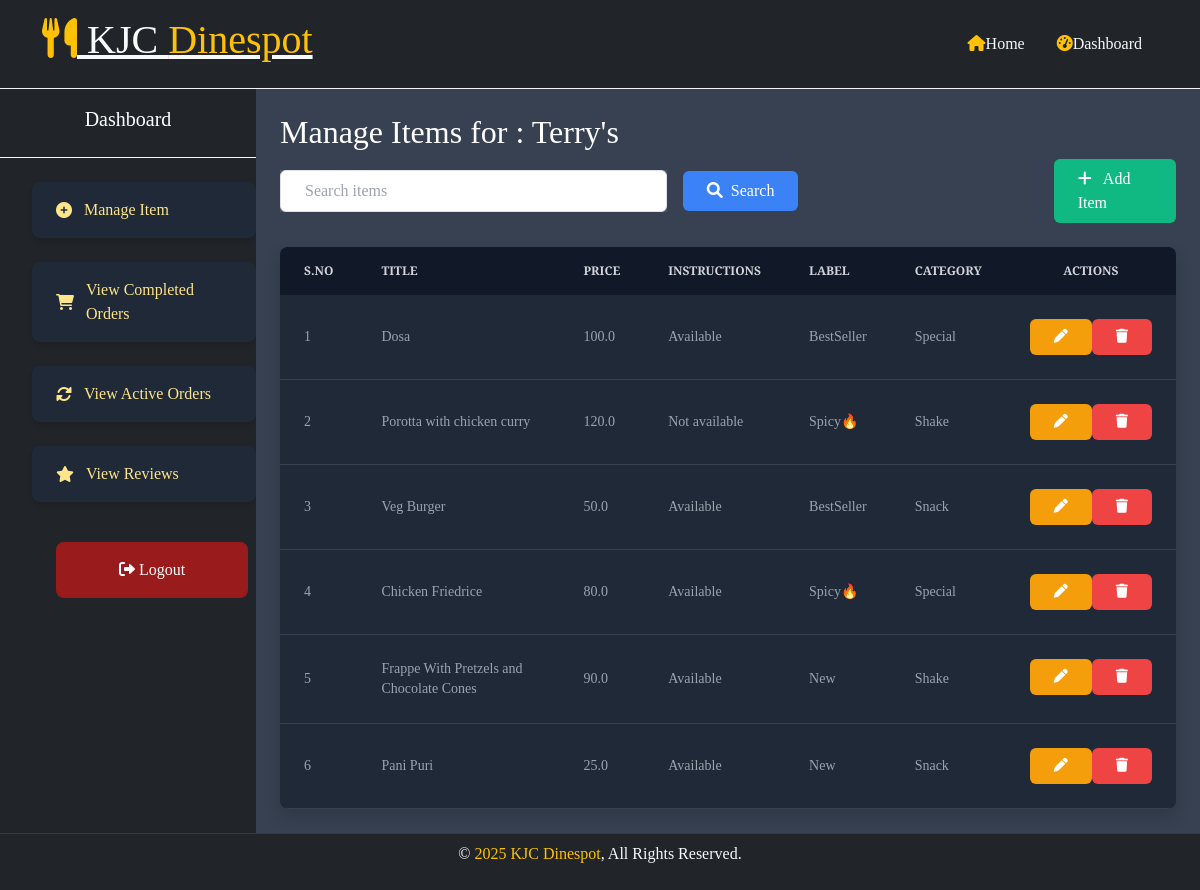
/manage-items/ (signed in), run on the app's committed database.
### main/models.py (models this page shows, shortened)
class Canteen(models.Model):
    canteen_name = models.CharField(max_length=255)
    block = models.ForeignKey(Block,related_name='canteens', on_delete=models.CASCADE)  # Foreign key to Block
    caterer = models.ForeignKey(User, on_delete=models.CASCADE, limit_choices_to={'role': 'caterer'})  # Foreign key to User with 'caterer' role
    revenue = models.DecimalField(max_digits=12, decimal_places=2, default=0.00)  # Add this

### canteenapp/models.py (models this page shows, shortened)
class Item(models.Model):
    LABELS = (
        ('BestSeller', 'BestSeller'),
        ('New', 'New'),
        ('Spicy🔥', 'Spicy🔥'),
    )
    CATEGORY = (
        ('Special', 'Special'),
        ('Juice', 'Juice'),
        ('Shake', 'Shake'),
        ('Snack', 'Snack'),
    )
    STATUS = (
        ('Available','Available'),
        ('Not available','Not available')
    )
    title = models.CharField(max_length=150)
    description = models.CharField(max_length=250, blank=True)
    price = models.FloatField()
    pieces = models.IntegerField(default=6)
    category = models.CharField(max_length=25, choices=CATEGORY, blank=True)
    instructions = models.CharField(max_length=250, choices=STATUS, blank=True)
    image = models.ImageField(default='default.png', upload_to='images/')
    labels = models.CharField(max_length=25, choices=LABELS, blank=True)
    canteen = models.ForeignKey(Canteen, on_delete=models.CASCADE, related_name="items")

### canteenapp/views.py (the view)
# urls.py: path('manage-items/', views.manage_items, name='manage_items'),
def manage_items(request):
    user_id = request.session.get('user_id') or request.user.id
    user = get_object_or_404(User, pk=user_id)
    canteen = get_object_or_404(Canteen, caterer=user)
    search_title = request.GET.get('search_title', '')
    if search_title:
        items = Item.objects.filter(canteen=canteen, title__icontains=search_title)
    else:
        items = Item.objects.filter(canteen=canteen)
    context = {
        'items': items,
        'canteen': canteen,
        'search_title': search_title
    }
    return render(request, 'manage_items.html', context)

### canteenapp/templates/manage_items.html (shortened to what this page needs)
{% extends 'caterer_home.html' %}
{% load static %}
{% block content %}
<h2>Manage Items for : {{ canteen.canteen_name }}</h2>
  <div class="flex justify-between items-center mb-4">
    <form method="get" class="w-full flex items-center space-x-4">
      <div class="w-1/2 bg-gray-600">
        <input type="text" name="search_title" class="text-black px-4 py-2 border rounded w-full" placeholder="Search items" value="{{ search_title }}">
      </div> <button type="submit" class="px-4 py-2 bg-blue-500 text-white rounded hover:bg-blue-600"><i class="fa-solid fa-search mr-2"></i>Search</button>
    </form>
    {% with canteen.id as cid %}
  <a href="{% url 'add_item' %}" class="no-underline px-4 py-2 bg-green-500 text-white rounded"><i class="fa-solid fa-plus mr-2"></i> Add Item</a>
{% endwith %}
</div>
<div class="overflow-x-auto bg-gray-800 rounded-lg shadow">
  <table class="w-full text-left text-sm text-gray-400">
      <thead class="bg-gray-900 text-gray-300 uppercase text-xs">
          <tr>
            <th class="px-6 py-3">S.No</th>
                <th class="px-6 py-3">Title</th>
                <th class="px-6 py-3">Price</th>
                <th class="px-6 py-3">Instructions</th>
                <th class="px-6 py-3">Label</th>
                <th class="px-6 py-3">Category</th>
                <th class="px-6 py-3 text-center">Actions</th>
            </tr>
        </thead>
        <tbody>
            {% for item in items %}
            <tr class="border-b border-gray-700 hover:bg-gray-600">
              <td class="px-6 py-4">{{ forloop.counter }}</td>
                <td class="px-6 py-4">{{ item.title }}</td>
                <td class="px-6 py-4">{{ item.price }}</td>
                <td class="px-6 py-4">{{ item.instructions }}</td>
                <td class="px-6 py-4">{{ item.labels }}</td>
                <td class="px-6 py-4">{{ item.get_category_display }}</td>
                <td class="px-6 py-4 flex justify-between">
                    {% with canteen.id as cid %}
  <a href="{% url 'update_item' item.id %}" class="px-4 py-2 bg-yellow-500 text-white rounded"><i class="fa-solid fa-pen"></i></a>
{% endwith %}
                    <form action="{% url 'delete_item' item.id %}" method="POST">
                        <button type="submit" class="px-4 py-2 bg-red-500 text-white rounded" onclick="return confirm('Are you sure you want to delete this item?')"><i class="fa-solid fa-trash"></i></button>
                    </form>
                </td>
            </tr>
            {% empty %}
            <tr>
                <td colspan="4" class="text-center py-4">No items found.</td>
            </tr>
            {% endfor %}
        </tbody>
    </table>
</div>
{% endblock %}

### static/css/style.css (style rules this page uses)
body { font-family: 'Playfair Display', serif; background-color: #0c0b09; background-size: cover; color: #fff; margin: 0; width: 100%; height: 100vh; }

### canteenapp/templates/caterer_home.html (style rules this page uses)
body { background-color: #1a1a1a; }

### data on the page
Canteen: canteen_name "Terry's"
Item: title "Dosa", price "100.0", instructions "Available", labels "BestSeller", category "Special"
Item: title "Porotta with chicken curry", price "120.0", instructions "Not available", labels "Spicy🔥", category "Shake"
Item: title "Veg Burger", price "50.0", instructions "Available", labels "BestSeller", category "Snack"
Item: title "Chicken Friedrice", price "80.0", instructions "Available", labels "Spicy🔥", category "Special"
Item: title "Frappe With Pretzels and Chocolate Cones", price "90.0", instructions "Available", labels "New", category "Shake"
Item: title "Pani Puri", price "25.0", instructions "Available", labels "New", category "Snack"
